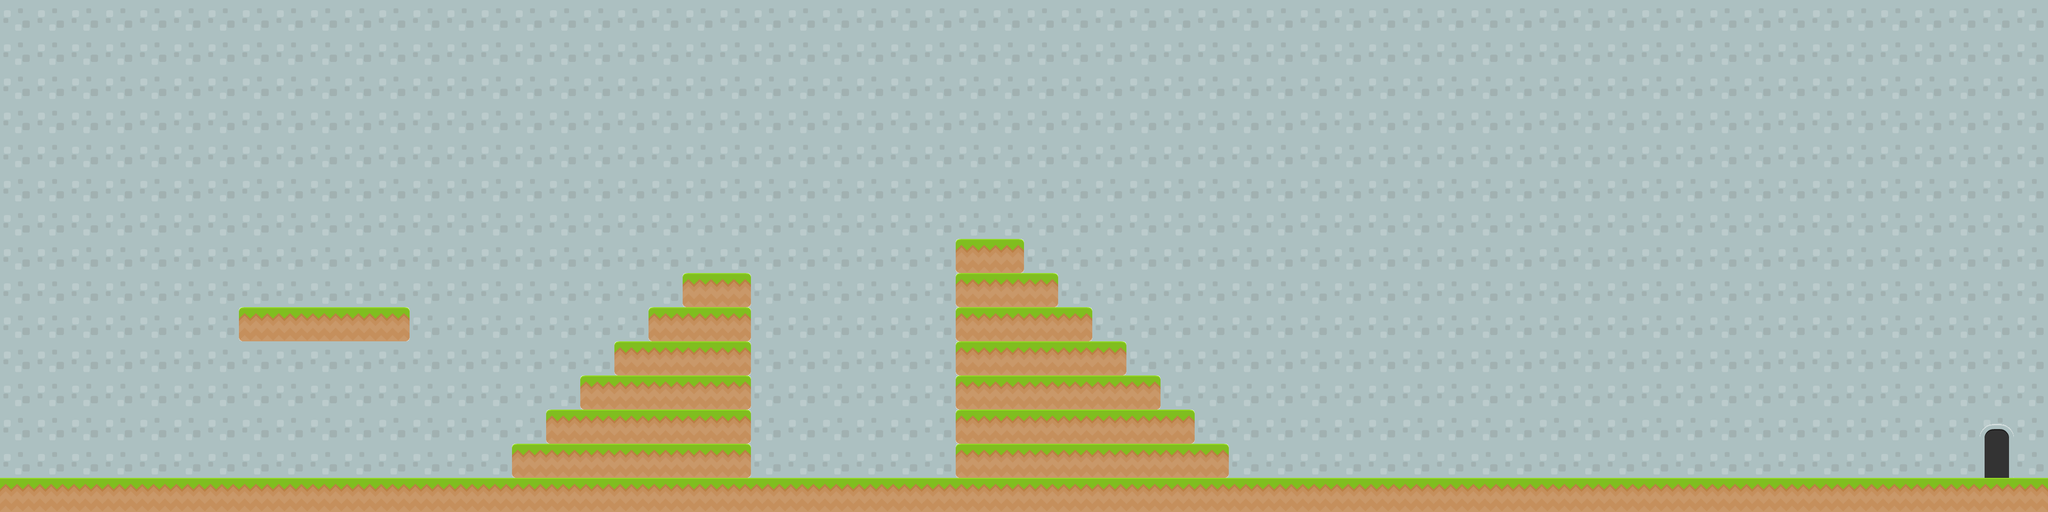

Tiled map render using the project's own tile images. Description and the map definition, with tile-layer contents summarised, below:
An orthogonal 60x15 tile map with 64x64 px tiles, 2 tile layers (Background, Tile Layer 2) and 21 objects (2x PowerUp, 2x block, 2x bee, door).

<map version="1.0" orientation="orthogonal" width="60" height="15" tilewidth="64" tileheight="64">
 <tileset firstgid="1" name="sheet" tilewidth="64" tileheight="64">
  <image source="sheet.png" width="192" height="128" />
 </tileset>
 <layer name="Background" width="60" height="15">
  <data>[900 cells, 900 non-empty, 2 distinct tile ids]</data>
 </layer>
 <layer name="Tile Layer 2" width="60" height="15">
  <data>[900 cells, 69 non-empty, 5 distinct tile ids]</data>
 </layer>
 <objectgroup name="collisio" width="60" height="15">
  <object x="448" y="576" width="318" height="62" />
  <object x="1024" y="769" width="74" height="62" />
  <object x="1090" y="705" width="70" height="63" />
  <object x="1153" y="642" width="70" height="63" />
  <object x="1282" y="515" width="125" height="381" />
  <object x="1217" y="577" width="64" height="67" />
  <object x="1793" y="449" width="127" height="309" />
  <object x="1793" y="770" width="445" height="127" />
  <object x="2239" y="832" width="65" height="64" />
  <object x="2107" y="705" width="67" height="65" />
  <object x="2044" y="641" width="67" height="63" />
  <object x="1921" y="514" width="60" height="126" />
  <object x="1984" y="577" width="63" height="64" />
  <object x="961" y="834" width="78" height="60" />
 </objectgroup>
 <objectgroup name="special" width="60" height="15">
  <object name="door" x="3709" y="793" width="63" height="103" />
  <object name="PowerUp" x="1604" y="845" width="51" height="50" />
  <object name="PowerUp" x="546" y="524" width="48" height="50" />
 </objectgroup>
 <objectgroup name="Enemy" width="60" height="15">
  <object name="block" x="3294" y="844" width="52" height="52" />
  <object name="block" x="3413" y="842" width="55" height="52" />
  <object name="bee" x="1596" y="335" width="55" height="43" />
  <object name="bee" x="3798" y="337" width="36" height="49" />
 </objectgroup>
</map>